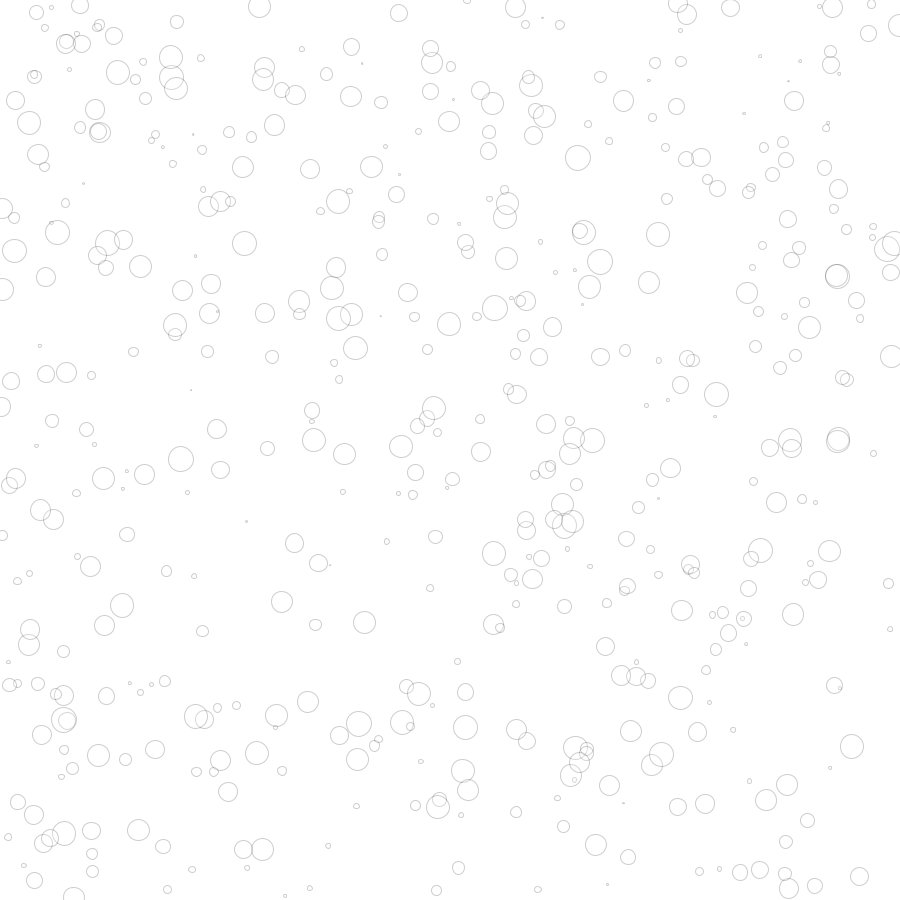
Frame 1 (no input)
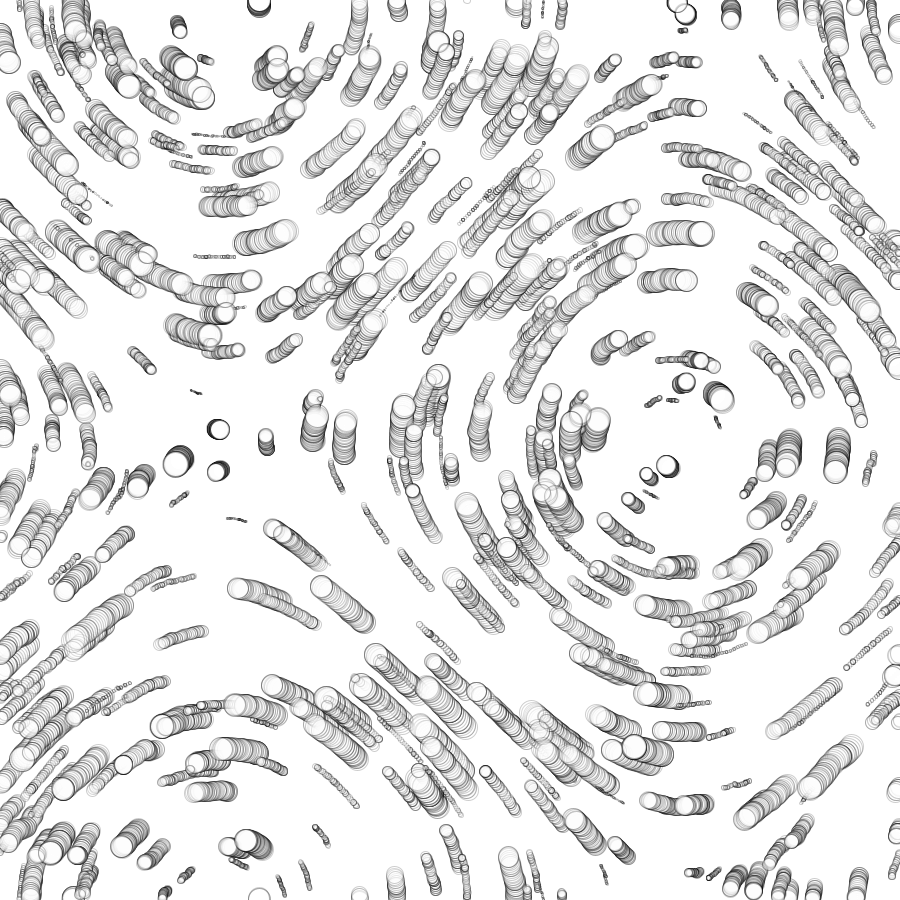
Frame 60 (the mouse pressed at the canvas centre just before this capture)
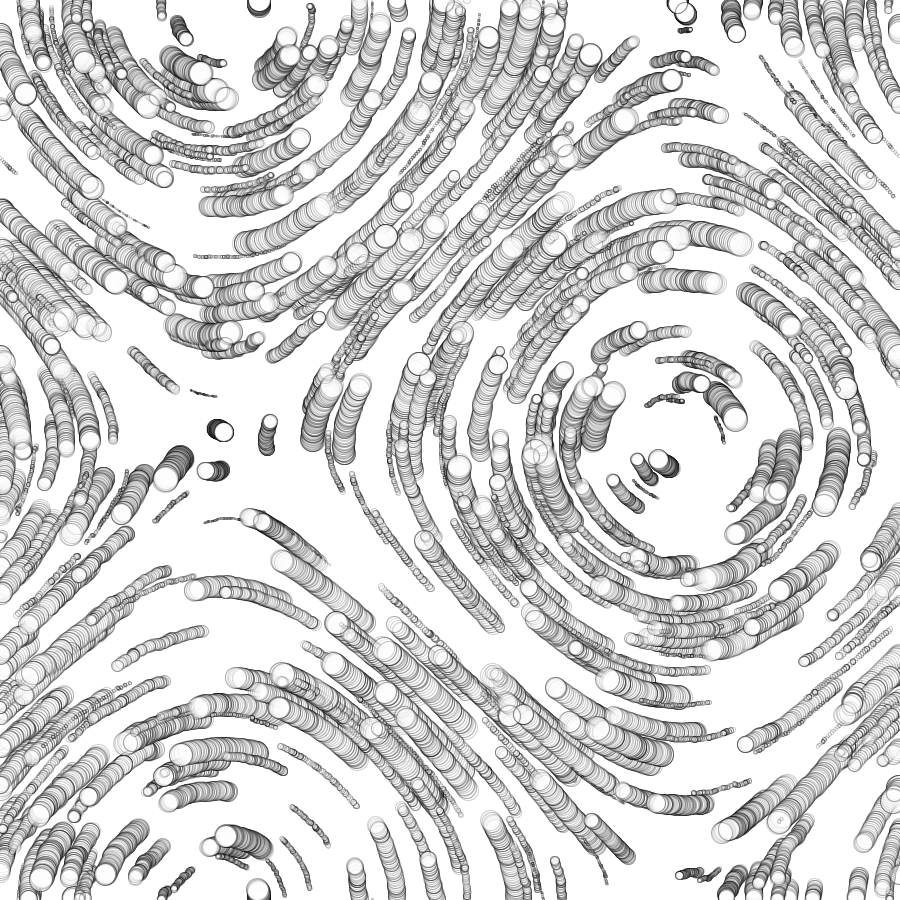
Frame 120 (the mouse held since frame 60 and released just before this capture)

The Processing sketch that drew these frames (run headless with seeded random() and noise(); from frame 60 on, the mouse is pressed at the canvas centre):

// Processing sketch: Visitor
// ── Visitor.pde
/*
Copyright (c) 2015 Ale González
This software is free; you can redistribute it and/or
modify it under the terms of the GNU Lesser General Public
License version 2.1 as published by the Free Software Foundation.
This software is distributed in the hope that it will be useful,
but WITHOUT ANY WARRANTY; without even the implied warranty of
MERCHANTABILITY or FITNESS FOR A PARTICULAR PURPOSE. See the GNU
Lesser General Public License for more details.
You should have received a copy of the GNU Lesser General
Public License along with this library; if not, write to the
Free Software Foundation, Inc., 59 Temple Place, Suite 330,
Boston, MA 02111-1307 USA
*/

/**
*   Visitor design pattern. CodeUp(III)
* 
*/

int n = 500, m = 50;
float chance = .75;
Particle[] particles;
Force[] forces;

void setup()
{
    size(900, 900);  
    fill(-1, 50);
    background(-1);
    stroke(0, 50);
    reset();
}

void draw()
{
    for(int i = 0; i < n; i++) {
      int random_force = int(random(m));
      particles[i].move( forces[random_force] );
    }
}

void reset()
{
  //Instantiate particles
    particles = new Particle[n];
    for(int i = 0; i < n; i++)
        particles[i] = new Particle(random(width), random(height));
        
    //Instantiate forces  
    m = int(random(50));  
    forces = new Force[m];
    for(int i = 0; i < m; i++)    
        forces[i] = random(1) < chance ? new NoisyForce(random(.0001, 2), 2) : new TrigForce(random(.001, .5), 2); 
}

void mouseClicked()
{
    background(-1);
    setup();  
}

// ── Particle.pde
/**
 *  Main class particle
 *  Not much to explain here
 */

class Particle
{
    PVector position;
    float size;
    
    Particle(float x, float y)
    {    
        position = new PVector(x, y);
        size = random(1, 25); 
    }
  
    void move(Force force)
    {    
        force.move(this);
        checkBounds();
        display();            
    }   
    
    void display()
    {
        ellipse(position.x, position.y, size, size);  
    }
   
    void checkBounds()
    {
        if(position.x <= 0) position.x += width;  else if (position.x >= width)  position.x -= width;
        if(position.y <= 0) position.y += height; else if (position.y >= height) position.y -= height;  
    } 
    
}

// ── ParticleVisitor.pde
/**
 *  Force is the abstraction of the possible forces that could interact with the particle
 *  That's it, here force is the Visitor itself
 */

interface Force
{
    abstract void move(Particle p);   
}

/**
 *  The different forces implement the Force visitor in order to influence the particles
 */

/**
 *  NoisyForce
 *  A force that uses Perlin noise
 */
class NoisyForce implements Force
{
    float smoothness;
    float mag;
  
    NoisyForce(float s, float m)
    {
        smoothness = s;
        mag = m;  
    }
  
    void move(Particle p)
    {
        p.position.x += (noise(p.position.x * smoothness, p.position.y * smoothness, 5)-.5) * mag;
        p.position.y += (noise(p.position.x * smoothness, p.position.y * smoothness, 5)-.5) * mag;     
    }  
}


/**
 *  TrigForce
 *  A force that uses trigonometry
 */
class TrigForce implements Force
{
    float smoothness;
    float mag;
  
    TrigForce(float s, float m)
    {
        smoothness = s;
        mag = m;  
    }
  
    void move(Particle p)
    {
        p.position.x += sin( map(p.position.y, 0, height, 0, TWO_PI)) * mag;
        p.position.y += cos( map(p.position.x, 0, width, 0, TWO_PI)) * mag;     
        
    }  
}
